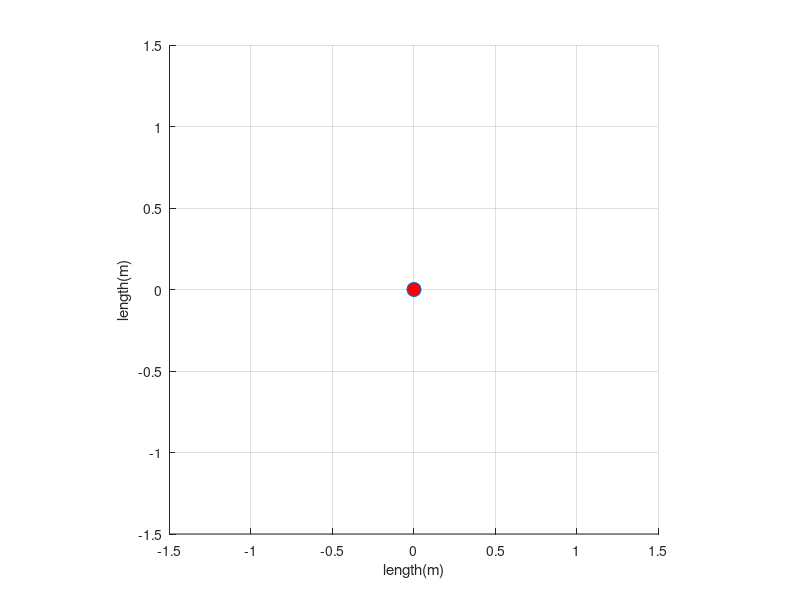
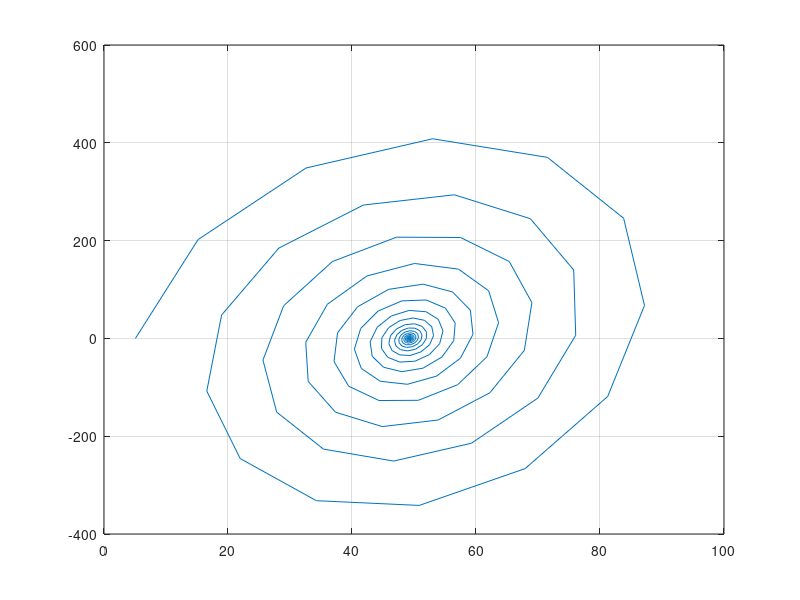

Source code (MATLAB) for these figures, in order: (Note: this script raises an error after producing the figures.)
%%%%%%%%%%%%%%%%%%%%%%%%%%%%%%%
% Dynamic Simulation
% Baek-Kyu Cho & DongHyun Ahn, Robotics & Control Lab,Kookmin University
% 2014.05.28.wed
%%%%%%%%%%%%%%%%%%%%%%%%%%%%%%%
close all;

global p1 p2;

%% variable setting 
m = 1;         % Mass of Bottom Link(kg) 
l = 1;         % Length of Link(m)
g = 9.81;      % Gravitational acceleration(m/s^2)
b = 1; 
%%
dt = 0.05;
t = 0:dt:30;
n = length(t);

theta = zeros(1,n);
D_theta = zeros(1,n);
D2_theta = zeros(1,n);

%initial condition
theta(1) = 15*rand*pi/180; %radian, 5 degrees
D_theta(1) = 0;
D2_theta(1) = 0;
Kp = 100;


A = [0,1;g/l,-b/(m*l^2)];
B = [0;1/m*l^2];
Q = [10 0;0 1];
R = 5;
k = lqr(A,B,Q,R);

for i = 1 : n-1
    time = n*dt;
    u = -Kp*(theta(i)-45*pi/180);
    % u = -k*[theta(i); D_theta(i)];
    D2_theta(i+1) = (g/l)*sin(theta(i)) + (1/(m*l^2))*u -(b/m*l^2)*D_theta(i);
    D_theta(i+1) = D_theta(i) + D2_theta(i+1)*dt;
    theta(i+1) = theta(i) + D_theta(i+1)*dt;
    
end

% figure(1);
% plot(t,theta*180/pi);
% grid on

% Phase portait
figure(3);
plot(theta*180/pi, D_theta*180/pi);
grid on

%% Animation

figure(2);
Ax=[0,0]; Ay=[0,0]; Az=[0,0];
xlabel('length(m)')
ylabel('length(m)')
axis equal

p1 = line(Ax,Ay,'Linewidth',3,'color','r'); %pole
hold on
p2 = plot(Ax,Ay,'o','MarkerSize',10,'MarkerFaceColor','r'); %mass

xlim([-1.5,1.5]);
ylim([-1.5,1.5]);
grid on

view([0,0,1])

for i=1:2:n-1
    a_draw_animation(theta(i));
end

print('end');
